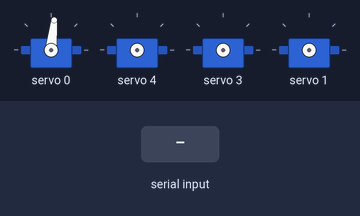
Bench run of a sketch on a simulated Arduino Uno, built with avr-gcc and run on an emulated ATmega328P. Parts: 4 × servo. The test bench sets the inputs (shaded band). Random numbers use the default seed unless the sketch sets one; what the sketch prints to the serial monitor is not drawn.

Above: at 1.2 s.
1.3 s: "d" received over Serial
2.8 s: "s" received over Serial
4.3 s: "b" received over the second serial link
At 4.37 s:
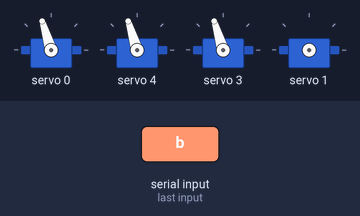
5.9 s: byte 1 (1) received over Serial
7.4 s: byte 0 (0) received over Serial
At 7.8 s:
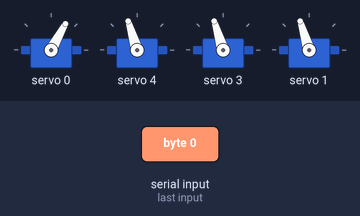
8.9 s: byte 4 (4) received over Serial
At 10.2 s:
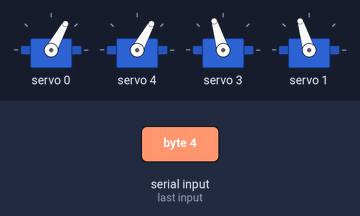
Timing chart, 0 to 11.4 s (numbered marks = the images above; inputs shaded):
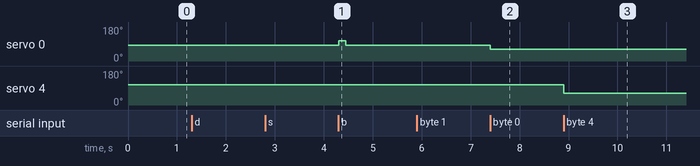

Measured:
- after the input at 4.3 s, servo 0: 84° → 107° at once, → 84° 0.15 s later
- after the input at 7.4 s, servo 0: 84° → 61° at once
- after the input at 8.9 s, servo 4: 107° → 61° at once

The sketch:

TiggerDanceRobot.ino
```cpp
// http://HappyThingsMaker.com
// 행복물건개발자 박은찬
// 서보 드라이버를 이용해서 서보를 돌림
// 시리얼로 서보를 돌리라는 신호가 들어오면 서보를 들었다 내림


#include <Wire.h>
#include <Adafruit_PWMServoDriver.h>
#include <SoftwareSerial.h>

#define PIN_NUMBER_SW_SERIAL_TX     2
#define PIN_NUMBER_SW_SERIAL_RX     3
#define LONG_MAX 2147483000

class ServoDriver {
        int middle = 300; // 1500us     //45 degree
        int diff = 100;     // 100 이란 숫자가 500us 를 가져간다.
        int minAngle = middle - diff ; // 0 degree  // 1000us
        int maxAngle = middle + diff ;  // 90 degree    //2000ys
        Adafruit_PWMServoDriver pwm1 = Adafruit_PWMServoDriver(0x40);

        const int ANGLE_CENTER = 90;
        // 180도로 가게 하면 CCW 로 간다 하면 그 것은 CCW 모터


        const int CCW = 0;
        const int CW = 1;
        const int MOTOR_ROTATION_INFO[16] = {CCW, CW, CW, CCW, CCW};
        const int DIFF_MOVEMENT_ANGLE  = 45;

    public:
        setup() {
            pwm1.begin();
            pwm1.setPWMFreq(52); // This is the maximum PWM frequency
            // pwm1.setPWMFreq(50);  // This is the maximum PWM frequency
            // 50 hz = 20ms duration
            // 1-2ms duty cycle
        }

        void go(int motorNum, int angle) {
            // 언제나 180도 움직이는 모터라고 생각한다. 하지만 실상은 다를 것이다.
            //그래도 그 것이 직관적이다.
            // 센터 포지션은 항상 90으로 취급한다.
            pwm1.setPWM(motorNum, 0, map(angle, 0, 180, minAngle, maxAngle));
        }

        void goCenterPosition(int motorNum) {
            go(motorNum, ANGLE_CENTER);
        }

        void goUpPosition(int motorNum) {
            if (MOTOR_ROTATION_INFO[motorNum] == CCW) {
                go(motorNum, ANGLE_CENTER + DIFF_MOVEMENT_ANGLE);
            } else {
                go(motorNum, ANGLE_CENTER - DIFF_MOVEMENT_ANGLE);
            }
        }

        void goDownPosition(int motorNum) {
            if (MOTOR_ROTATION_INFO[motorNum] == CCW) {
                go(motorNum, ANGLE_CENTER - DIFF_MOVEMENT_ANGLE);
            } else {
                go(motorNum, ANGLE_CENTER + DIFF_MOVEMENT_ANGLE);
            }
        }


        void openPosition(int motorNum) {
            if (motorNum % 2 == 0) {
                go(motorNum, 30);
            } else {
                go(motorNum, 0);
            }
        }

        void closePosition(int motorNum) {
            if (motorNum % 2 == 0) {
                go(motorNum, 0);
            } else {
                go(motorNum, 30);
            }
        }

        void torqueOff() {
            for (int i = 0 ; i < 16 ; i ++) {
                pwm1.setPWM(i, 0, 0);

            }
        }

};

ServoDriver servoDriver;
SoftwareSerial BTSerial(PIN_NUMBER_SW_SERIAL_RX, PIN_NUMBER_SW_SERIAL_TX);
long lastMsMotorUp[12] = {0};
long lastReceivedTime = 0;

void setup() {
    servoDriver.setup();
    BTSerial.begin(9600);
    Serial.begin(9600);


}
long currentMillis;
bool isFirst[12] = {true};
bool switchFlag = false;
void loop() {
    currentMillis = millis();
    for (int i = 0 ; i < 12 ; i ++) {
        // 500ms 후에 자동으로 복귀하게 하는 로직
        if (currentMillis  > lastMsMotorUp[i] + 150) {
            if (isFirst[i]) {
                servoDriver.goCenterPosition(i);
                Serial.println("return");
                isFirst[i] = false;
            }
        }
    }

    if (currentMillis  - lastReceivedTime > 2000) {
        //torque off
        servoDriver.torqueOff();

    }

    char serialBuffer[10] = {0};

    BTSerial.listen();
    if (BTSerial.available()) {
        //BTSerial.readBytesUntil('\n', serialBuffer, 3);
        serialBuffer[0] = BTSerial.read();
        lastReceivedTime = millis();
        int tempMotorNumber = 0;

        if (serialBuffer[1] == 'd') {
            return;
        }
        switch (serialBuffer[0]) {
            case 'b':
                tempMotorNumber = 0;
                break;
            case 's':
                tempMotorNumber = 1;
                break;
            case 'r':
                tempMotorNumber = 1;
                break;
            case 'T':
                break;
            case 't':
                break;
            case 'f':
                break;
            case 'h':

                if (switchFlag) {
                    tempMotorNumber = 2;
                    switchFlag = false;

                } else {
                    tempMotorNumber = 3;
                    switchFlag = true;
                }
                servoDriver.goDownPosition(tempMotorNumber);
                break;
            case 'o':
                if (switchFlag) {
                    tempMotorNumber = 2;
                    switchFlag = false;

                } else {
                    tempMotorNumber = 3;
                    switchFlag = true;
                }
                servoDriver.goUpPosition(tempMotorNumber);
                break;
                break;
            case 'c':
                tempMotorNumber = 4;


                break;
            case 'y':

                break;
            case 'Y':

                break;
            case 'C':
                tempMotorNumber = 1;
                break;
            default:
                return;
                break;
        }

        if (tempMotorNumber == 0 || tempMotorNumber == 1 || tempMotorNumber == 4 ) {
            servoDriver.goUpPosition(tempMotorNumber);
        } else {
        }
        lastMsMotorUp[tempMotorNumber] = millis();
        isFirst[tempMotorNumber] = true;

    }

    if (Serial.available()) {
        int tempMotorNumber = Serial.read();
        lastReceivedTime = millis();

        tempMotorNumber -= 48;

        if (tempMotorNumber == 0 || tempMotorNumber == 1) {
            servoDriver.goUpPosition(tempMotorNumber);
        } else {
            if (random(2)) {
                servoDriver.goUpPosition(tempMotorNumber);
            } else {
                servoDriver.goDownPosition(tempMotorNumber);
            }
        }
        //servoDriver.goDownPosition(tempMotorNumber);
        lastMsMotorUp[tempMotorNumber] = millis();
        isFirst[tempMotorNumber] = true;
        Serial.println(tempMotorNumber);
    }
}
```
